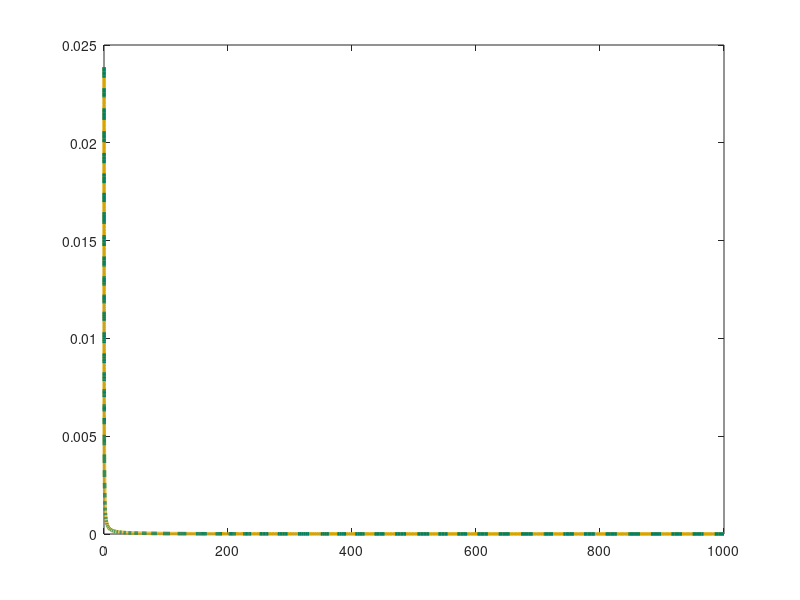

Reproduce this figure in MATLAB. (Note: this script raises an error after producing the figure.)
K = 1/419;
sys = tf(K, [1 0]);
w = logspace(-1, 3, 1000);
A_theory = K ./ w;

[mag, phase] = bode(sys, w);
mag = squeeze(mag);

figure('Position', [100 100 900 400], 'Color','white');
plot(w, A_theory,  'Color', [0.85, 0.65, 0], 'LineStyle', '-', 'LineWidth', 2.5);
hold on;
plot(w, mag, 'Color', [0, 0.5, 0.4], 'LineStyle', '--', 'LineWidth', 2.5);

ax = gca; ax.LineWidth = 1.5; ax.FontSize = 13;
ax.XColor = [0.3 0.3 0.3]; ax.YColor = [0.3 0.3 0.3];
ax.GridColor = [0.9 0.9 0.9]; ax.GridAlpha = 0.4;
ax.MinorGridColor = [0.95 0.95 0.95]; ax.MinorGridAlpha = 0.2;
grid on; grid minor; box on; ylim([-0.005, 0.025]); xlim([0, 10]);

xlabel('\omega'); ylabel('A(\omega)');
legend('\omega_{theor}', '\omega_{sys}', 'Location','northeast','FontSize',15);
set(findall(gcf, '-property', 'FontName'), 'FontName', 'DejaVu Math TeX Gyre');
exportgraphics(gcf, '../../../images/task3/freq/ach3.png', 'Resolution', 500);
